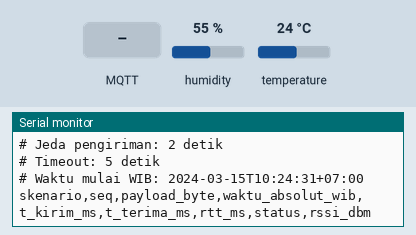
Recording of a sketch running on a simulated ESP32. Parts: the last lines printed to the serial monitor. The test bench sets the inputs (shaded band); at power-on: humidity 55 %, temperature 24 °C. WiFi joins after 1.5 s; servers stay silent unless stated; the local clock reads 2024-03-15 10:24:30 at power-on unless the sketch sets it; no MQTT or app messages arrive unless stated.

Above: at 2.7 s.
2.8 s: MQTT message "1" arrives on the first subscribed topic
At 3.4 s:
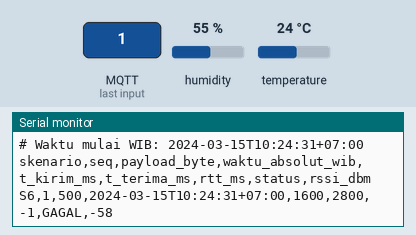
10.1 s: MQTT message "0" arrives on the first subscribed topic
At 16.6 s:
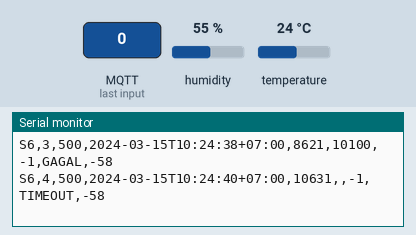

Measured:
- after the input at 2.8 s, the serial monitor: prints a new line at once (image 1)
- after the input at 10.1 s, the serial monitor: prints a new line at once (image 2)

The sketch:

Skenario6.ino
```cpp
#include <WiFi.h>
#include <ArduinoMqttClient.h>
#include "DHTesp.h"
#include <time.h>

// ===============================
// KONFIGURASI WIFI
// ===============================
const char* ssid = "Wokwi-GUEST";
const char* password = "";

// ===============================
// KONFIGURASI MQTT
// ===============================
const char* mqttServer = "test.mosquitto.org";
const int mqttPort = 1883;

WiFiClient wifiClient;
MqttClient mqttClient(wifiClient);

// ===============================
// KONFIGURASI DHT22
// ===============================
DHTesp dht;
const int DHT_PIN = 15;

// ===============================
// KONFIGURASI PENGUJIAN S6
// ===============================
const int TARGET_PESAN = 100;
const int TARGET_PAYLOAD = 500;

const unsigned long INTERVAL_MS = 2000;
const unsigned long TIMEOUT_MS = 5000;

// Identitas perangkat dan topik MQTT
String clientId;
String topic;

// Variabel pengiriman dan penerimaan
String expectedPayload = "";

bool waitingEcho = false;
bool echoReceived = false;
bool echoMatches = false;

unsigned long tKirim = 0;
unsigned long tTerima = 0;
unsigned long lastSend = 0;

// ===============================
// FUNGSI WAKTU WIB
// ===============================
String waktuWIB() {
  struct tm timeinfo;

  if (!getLocalTime(&timeinfo)) {
    return "WAKTU_TIDAK_TERSEDIA";
  }

  char buffer[30];

  strftime(
    buffer,
    sizeof(buffer),
    "%Y-%m-%dT%H:%M:%S",
    &timeinfo
  );

  return String(buffer) + "+07:00";
}

// ===============================
// FUNGSI MEMBUAT PAYLOAD 500 BYTE
// ===============================
String buatPayload(
  int seq,
  float suhu,
  float kelembapan
) {
  String payload =
    "S6," +
    String(seq) +
    "," +
    String(suhu, 1) +
    "," +
    String(kelembapan, 1) +
    ",data=";

  // Menambahkan karakter A sampai tepat 500 byte
  while (payload.length() < TARGET_PAYLOAD) {
    payload += "A";
  }

  // Memastikan ukuran tidak melebihi 500 byte
  if (payload.length() > TARGET_PAYLOAD) {
    payload = payload.substring(0, TARGET_PAYLOAD);
  }

  return payload;
}

// ===============================
// CALLBACK PESAN MQTT
// ===============================
void onMqttMessage(int messageSize) {
  String incomingTopic = mqttClient.messageTopic();
  String incomingPayload = "";

  while (mqttClient.available()) {
    incomingPayload += (char)mqttClient.read();
  }

  // Memeriksa pesan echo dari topik sendiri
  if (waitingEcho && incomingTopic == topic) {
    tTerima = millis();
    echoReceived = true;

    if (incomingPayload == expectedPayload) {
      echoMatches = true;
    } else {
      echoMatches = false;
    }
  }
}

// ===============================
// KONEKSI WIFI
// ===============================
void koneksiWiFi() {
  Serial.println("# Menghubungkan ke WiFi...");

  WiFi.begin(ssid, password);

  while (WiFi.status() != WL_CONNECTED) {
    delay(500);
    Serial.print(".");
  }

  Serial.println();
  Serial.println("# WiFi terhubung");
  Serial.print("# IP Address: ");
  Serial.println(WiFi.localIP());
}

// ===============================
// KONEKSI MQTT
// ===============================
bool koneksiMQTT() {
  Serial.println("# Menghubungkan ke broker MQTT...");

  for (int percobaan = 1; percobaan <= 5; percobaan++) {
    Serial.print("# Percobaan MQTT ke-");
    Serial.println(percobaan);

    if (mqttClient.connect(mqttServer, mqttPort)) {
      Serial.println("# MQTT berhasil terhubung");

      if (mqttClient.subscribe(topic.c_str(), 1)) {
        Serial.println("# Berhasil subscribe QoS 1");
        return true;
      } else {
        Serial.println("# Subscribe gagal");
        return false;
      }
    }

    Serial.print("# MQTT gagal, error: ");
    Serial.println(mqttClient.connectError());

    delay(2000);
  }

  return false;
}

// ===============================
// SETUP
// ===============================
void setup() {
  Serial.begin(115200);

  // Inisialisasi sensor DHT22
  dht.setup(DHT_PIN, DHTesp::DHT22);

  // Koneksi WiFi
  koneksiWiFi();

  // Sinkronisasi waktu WIB
  configTime(
    7 * 3600,
    0,
    "pool.ntp.org",
    "time.google.com"
  );

  Serial.println("# Menunggu sinkronisasi waktu...");

  struct tm timeinfo;
  while (!getLocalTime(&timeinfo)) {
    delay(500);
  }

  // Membuat identitas perangkat
  clientId =
    "ESP32_S6_" +
    String((uint32_t)ESP.getEfuseMac(), HEX);

  // Membuat topik MQTT khusus S6
  topic = "josjis/s6/echo/" + clientId;

  // Pengaturan MQTT
  mqttClient.setId(clientId.c_str());
  mqttClient.setKeepAliveInterval(60000);
  mqttClient.setConnectionTimeout(5000);
  mqttClient.onMessage(onMqttMessage);

  Serial.println("# Identitas perangkat: " + clientId);
  Serial.println("# Topik MQTT: " + topic);

  // Koneksi broker MQTT
  if (!koneksiMQTT()) {
    Serial.println("# MQTT tidak berhasil terhubung.");
    Serial.println("# Pengujian dihentikan.");
    while (true) {
      delay(1000);
    }
  }

  // Metadata pengujian
  Serial.println();
  Serial.println("# SKENARIO S6");
  Serial.println("# Protokol: MQTT QoS 1");
  Serial.println("# Payload target: 500 byte");
  Serial.println("# Target pesan: 100");
  Serial.println("# Jeda pengiriman: 2 detik");
  Serial.println("# Timeout: 5 detik");
  Serial.println("# Waktu mulai WIB: " + waktuWIB());

  // Header CSV
  Serial.println(
    "skenario,seq,payload_byte,waktu_absolut_wib,"
    "t_kirim_ms,t_terima_ms,rtt_ms,status,rssi_dbm"
  );
}

// ===============================
// LOOP PENGUJIAN
// ===============================
void loop() {

  for (int seq = 1; seq <= TARGET_PESAN; seq++) {

    // Menjaga jeda minimal 2 detik antarpengiriman
    while (
      seq > 1 &&
      millis() - lastSend < INTERVAL_MS
    ) {
      mqttClient.poll();
      delay(1);
    }

    // Membaca sensor DHT22
    TempAndHumidity data = dht.getTempAndHumidity();

    float suhu = data.temperature;
    float kelembapan = data.humidity;

    // Memeriksa hasil pembacaan sensor
    if (isnan(suhu) || isnan(kelembapan)) {
      Serial.println("# Pembacaan DHT22 gagal.");
      delay(2000);
      continue;
    }

    // Membuat payload tepat 500 byte
    expectedPayload = buatPayload(
      seq,
      suhu,
      kelembapan
    );

    // Mengatur status penerimaan
    echoReceived = false;
    echoMatches = false;
    waitingEcho = true;

    // Mencatat waktu pengiriman
    tKirim = millis();
    lastSend = tKirim;

    String waktuKirim = waktuWIB();

    // Mengirim MQTT dengan QoS 1
    mqttClient.beginMessage(
      topic.c_str(),
      expectedPayload.length(),
      false,
      1
    );

    mqttClient.print(expectedPayload);
    mqttClient.endMessage();

    // Menunggu pesan echo diterima
    while (
      !echoReceived &&
      millis() - tKirim < TIMEOUT_MS
    ) {
      mqttClient.poll();
      delay(1);
    }

    waitingEcho = false;

    // Menghitung RTT dan menentukan status
    long rtt = -1;
    String status = "TIMEOUT";
    String waktuTerima = "";

    if (echoReceived && echoMatches) {
      rtt = tTerima - tKirim;
      status = "BERHASIL";
      waktuTerima = String(tTerima);
    } else if (echoReceived && !echoMatches) {
      status = "GAGAL";
      waktuTerima = String(tTerima);
    }

    // Membaca RSSI WiFi
    int rssi = WiFi.RSSI();

    // Menampilkan hasil dalam format CSV
    Serial.print("S6,");
    Serial.print(seq);
    Serial.print(",");
    Serial.print(expectedPayload.length());
    Serial.print(",");
    Serial.print(waktuKirim);
    Serial.print(",");
    Serial.print(tKirim);
    Serial.print(",");
    Serial.print(waktuTerima);
    Serial.print(",");
    Serial.print(rtt);
    Serial.print(",");
    Serial.print(status);
    Serial.print(",");
    Serial.println(rssi);

    // Memberi kesempatan MQTT memproses pesan
    mqttClient.poll();
  }

  // Menampilkan waktu selesai
  Serial.println();
  Serial.println("# Pengujian S6 selesai.");
  Serial.println("# Waktu selesai WIB: " + waktuWIB());

  // Menghentikan pengulangan agar tidak mengirim ulang
  while (true) {
    mqttClient.poll();
    delay(1000);
  }
}
```
